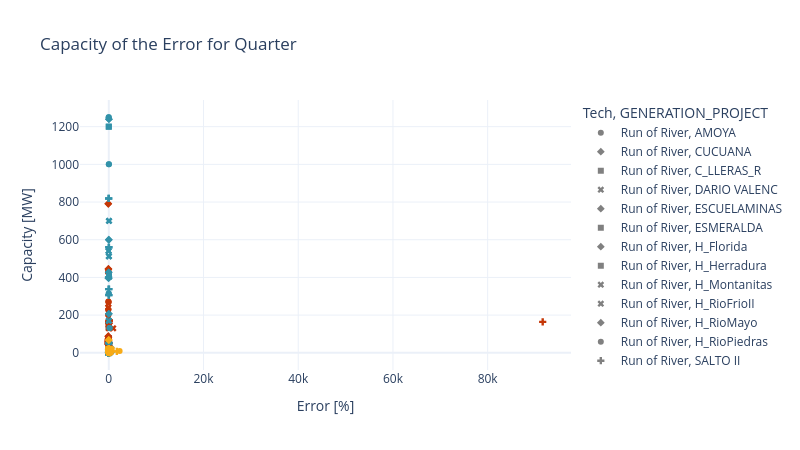

Notebook cell for this chart:
### Code cell
# Meassure by Quarters, group from timestamps
err_x_cap_Q = err_x_cap.copy()
err_x_cap_Q['Quarter'] = err_x_cap_Q['Timestamp'].apply(lambda x: x[:7])
err_x_cap_Q = err_x_cap_Q[err_x_cap_Q['Quarter'].isin([base_year+'_Q1',base_year+'_Q2'])]
## Weigthed Final Error
err_x_cap_Q['Error'] = err_x_cap_Q['Error'] * err_x_cap_Q['Value']
err_x_cap_Q = err_x_cap_Q.groupby(['Quarter','GENERATION_PROJECT','Tech']).agg({
    'Error': 'sum', 'Capacity [MW]' : 'mean', 'Value' : 'sum'
}).reset_index()
err_x_cap_Q['Error'] = err_x_cap_Q['Error'] / err_x_cap_Q['Value']

plot_err_x_cap(err_x_cap_Q, 'Quarter', 'GENERATION_PROJECT')
